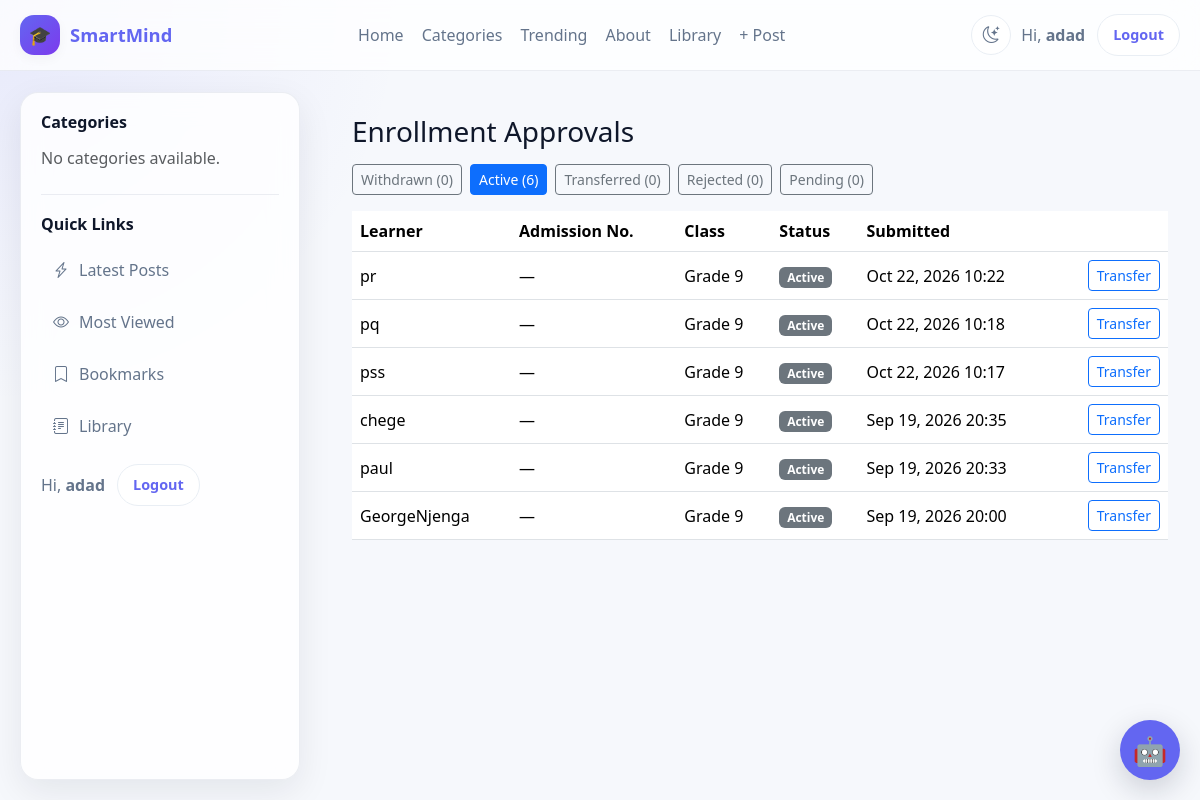
/accounts/enrollments/?status=ACTIVE (signed in), run on the app's committed database.
### accounts/models.py (models this page shows, shortened)
class User(AbstractUser):
    ROLE_CHOICES = [
        ("school_admin", "School Admin"),
        ("teacher", "Teacher"),
        ("student", "Student"),
        ("parent", "Parent"),
    ]
    role = models.CharField(
        max_length=20,
        choices=ROLE_CHOICES,
        default="student",
        db_index=True,
    )
    school = models.ForeignKey(
        "schools.School",
        on_delete=models.CASCADE,
        related_name="users",
        null=True,
        blank=True,
    )
    school_class = models.ForeignKey(
        "schools.SchoolClass",
        on_delete=models.SET_NULL,
        related_name="students",
        null=True,
        blank=True,
    )
    teacher_role = models.ForeignKey(
        "TeacherRole",
        on_delete=models.SET_NULL,
        null=True,
        blank=True,
        related_name="teachers",
    )
    admission_number = models.CharField(
        max_length=30,
        unique=True,
        blank=True,
        null=True,
        db_index=True,
    )
    employee_number = models.CharField(
        max_length=30,
        unique=True,
        blank=True,
        null=True,
        db_index=True,
    )
    tsc_number = models.CharField(
        max_length=30,
        blank=True,
        null=True,
    )
    phone_number = models.CharField(max_length=20, blank=True)
    profile_picture = models.ImageField(upload_to="profiles/", blank=True, null=True)
    date_of_birth = models.DateField(blank=True, null=True)
    is_verified = models.BooleanField(default=False)
    created_at = models.DateTimeField(default=timezone.now)
    updated_at = models.DateTimeField(auto_now=True)
    is_approved = models.BooleanField(
        default=False,
        db_index=True,
        help_text=(
            "False for teacher/parent/school_admin until a superadmin approves. "
            "Students are auto-approved in clean()."
        ),
    )
    approval_requested_at = models.DateTimeField(default=timezone.now)
    approved_by = models.ForeignKey(
        "self",
        null=True,
        blank=True,
        on_delete=models.SET_NULL,
        related_name="approved_users",
    )
    def clean(self):
        super().clean()
        if self.is_superuser:
            return
        role_changed = False
        if self.pk:
            previous = (
                type(self)
                .objects.filter(pk=self.pk)
                .values_list("role", flat=True)
                .first()
            )
            if previous is not None and previous != self.role:
                role_changed = True
        if self.role == "student":
            self.is_approved = True
            self.approved_by = None
        elif not self.pk or role_changed:
            self.is_approved = False
            self.approved_by = None
            self.approval_requested_at = timezone.now()
        if self.role == "teacher":
            if not self.employee_number:
                raise ValidationError(
                    {"employee_number": "Teachers must have an employee number."}
                )
            if not self.teacher_role:
                raise ValidationError(
                    {"teacher_role": "Teachers must have a teacher role."}
                )
        if self.role == "student" and not self.admission_number:
            raise ValidationError(
                {"admission_number": "Students must have an admission number."}
            )
        if self.role != "teacher":
            self.teacher_role = None

### assignments/models.py (models this page shows, shortened)
class Enrollment(models.Model):
    STATUS_CHOICES = [
        ("PENDING", "Pending approval"),
        ("ACTIVE", "Active"),
        ("REJECTED", "Rejected"),
        ("TRANSFERRED", "Transferred"),
        ("WITHDRAWN", "Withdrawn"),
    ]
    student = models.ForeignKey(
        "accounts.User",
        on_delete=models.CASCADE,
        related_name="enrollments",
    )
    school_class = models.ForeignKey(
        "schools.SchoolClass",
        on_delete=models.CASCADE,
        related_name="enrollments",
    )
    school = models.ForeignKey(
        "schools.School",
        on_delete=models.CASCADE,
        editable=False,
    )
    status = models.CharField(
        max_length=12,
        choices=STATUS_CHOICES,
        default="PENDING",
        db_index=True,
    )
    decided_by = models.ForeignKey(
        settings.AUTH_USER_MODEL,
        null=True,
        blank=True,
        on_delete=models.SET_NULL,
        related_name="decided_enrollments",
    )
    decided_at = models.DateTimeField(
        null=True,
        blank=True,
    )
    notes = models.TextField(blank=True)
    created_at = models.DateTimeField(default=timezone.now, editable=False)
    updated_at = models.DateTimeField(default=timezone.now, editable=False)
    class Meta:
        constraints = [
            models.UniqueConstraint(
                fields=["student", "school_class"],
                name="unique_student_class",
            )
        ]
        indexes = [
            models.Index(fields=["school", "status"]),
        ]
        ordering = ["-created_at"]

### schools/models.py (models this page shows, shortened)
class SchoolClass(models.Model):
    LEVEL_CHOICES = [
        ("pre_primary", "Pre-Primary"),
        ("lower_primary", "Lower Primary"),
        ("upper_primary", "Upper Primary"),
        ("junior_school", "Junior School"),
        ("senior_school", "Senior School"),
    ]
    school = models.ForeignKey(
        School,
        on_delete=models.CASCADE,
        related_name="classes"
    )
    name = models.CharField(max_length=50)
    level = models.CharField(
        max_length=30,
        choices=LEVEL_CHOICES
    )
    order = models.PositiveSmallIntegerField(
        default=1,
        help_text="Used to sort classes."
    )
    is_active = models.BooleanField(default=True)
    class Meta:
        unique_together = ("school", "name")
        ordering = ["order", "name"]

### accounts/views.py (the view)
@login_required
def enrollment_review_list(request):
    user = request.user
    if user.is_superuser:
        base_qs = Enrollment.objects.all()
        school = None
    else:
        admin, school = _admin_school_or_403(request)
        base_qs = Enrollment.objects.filter(school_class__school=school)
    status_filter = (request.GET.get("status") or "PENDING").upper()
    valid_statuses = {"PENDING", "ACTIVE", "REJECTED", "TRANSFERRED", "WITHDRAWN"}
    if status_filter not in valid_statuses:
        status_filter = "PENDING"
    enrollments = (
        base_qs.filter(status=status_filter)
        .select_related("student", "school_class")
        .order_by("-created_at")
    )
    counts = {s: base_qs.filter(status=s).count() for s in valid_statuses}
    return render(request, "enrollment_review_list.html", {
        "school": school,
        "enrollments": enrollments,
        "status_filter": status_filter,
        "counts": counts,
    })

### accounts/templates/enrollment_review_list.html (shortened to what this page needs)
{% extends "base.html" %}
{% block content %}
<div class="container py-4">
    <h3 class="mb-3">Enrollment Approvals</h3>
    <div class="mb-3 d-flex gap-2 flex-wrap">
        {% for s, c in counts.items %}
            <a href="?status={{ s }}"
               class="btn btn-sm {% if s == status_filter %}btn-primary{% else %}btn-outline-secondary{% endif %}">
                {{ s|title }} ({{ c }})
            </a>
        {% endfor %}
    </div>
    {% if enrollments %}
        <div class="table-responsive">
            <table class="table align-middle">
                <thead>
                    <tr>
                        <th>Learner</th>
                        <th>Admission No.</th>
                        <th>Class</th>
                        <th>Status</th>
                        <th>Submitted</th>
                        <th></th>
                    </tr>
                </thead>
                <tbody>
                    {% for e in enrollments %}
                    <tr>
                        <td>{{ e.student.get_full_name|default:e.student.username }}</td>
                        <td>{{ e.student.admission_no|default:"—" }}</td>
                        <td>{{ e.school_class.name }}</td>
                        <td><span class="badge bg-secondary">{{ e.get_status_display }}</span></td>
                        <td>{{ e.created_at|date:"M d, Y H:i" }}</td>
                        <td class="text-end">
                            <a href="{% url 'enrollment_transfer' e.id %}"
                               class="btn btn-sm btn-outline-primary">Transfer</a>
                        </td>
                    </tr>
                    {% endfor %}
                </tbody>
            </table>
        </div>
    {% else %}
        <div class="alert alert-info">No enrollments in this status.</div>
    {% endif %}
</div>
{% endblock %}

### blog/templates/base.html (shortened to what this page needs)
{% load static %}
<!DOCTYPE html>
<html lang="en" data-theme="light">
<head>
    <link href="https://cdn.jsdelivr.net/npm/bootstrap@5.3.7/dist/css/bootstrap.min.css" rel="stylesheet">
    <link rel="stylesheet" href="https://cdn.jsdelivr.net/npm/bootstrap-icons@1.11.3/font/bootstrap-icons.min.css">
    <link rel="stylesheet" href="{% static 'smartmind_ai/chatbot.css' %}">
    <link rel="stylesheet" href="{% static 'django_ckeditor_5/dist/styles.css' %}">
    <link rel="stylesheet" href="{% static 'css/comments.css' %}">
</head>
<body>
<div class="site-shell">
    <header class="site-navbar">
        <div class="nav-inner">
            <a href="{% url 'dashboard' %}" class="brand">
                <span class="brand-badge">🎓</span>
                <span>SmartMind</span>
            </a>
            <nav class="nav-links" aria-label="Main navigation">
                {% if user.is_authenticated %}
                    <a href="{% url 'dashboard' %}">Home</a>
                {% else %}
                    <a href="{% url 'blog:home' %}">Home</a>
                {% endif %}
                <a href="#">Categories</a>
                <a href="#">Trending</a>
                <a href="#">About</a>
                <a href="{% url 'library:home' %}">Library</a>
                {% if user.is_authenticated %}
                    {% if user.is_superuser or user.role == "school_admin" or user.role == "teacher" %}
                        <a href="{% url 'blog:add_post' %}">+ Post</a>
                    {% endif %}
                {% endif %}
            </nav>
            <div class="nav-actions">
                <button type="button"
                        class="theme-toggle"
                        id="themeToggle"
                        aria-label="Toggle dark mode"
                        title="Toggle light / dark theme">
                    <i class="bi bi-moon-stars icon-moon"></i>
                </button>
                <div class="user-box">
                    {% if user.is_authenticated %}
                        <span>Hi, <strong>{{ user.username }}</strong></span>
                        <form action="{% url 'logout' %}" method="post" class="m-0">
                            <button type="submit" class="btn-pill">Logout</button>
                        </form>
                    {% else %}
                        <a href="{% url 'login' %}" class="btn-pill">Login</a>
                    {% endif %}
                </div>
            </div>
        </div>
    </header>
    <div class="layout">
        <aside class="sidebar d-none d-lg-block">
            <div class="sidebar-section">
                <h3>Categories</h3>
                <div class="sidebar-links">
                    {% for category in categories %}
                        <a href="{% url 'blog:category_post' category.slug %}">
                            <i class="bi bi-folder2"></i>
                            <span>{{ category.name }}</span>
                        </a>
                    {% empty %}
                        <p class="text-muted mb-0">No categories available.</p>
                    {% endfor %}
                </div>
            </div>
            <div class="sidebar-section">
                <h3>Quick Links</h3>
                <div class="sidebar-links">
                    <a href="#"><i class="bi bi-lightning-charge"></i><span>Latest Posts</span></a>
                    <a href="#"><i class="bi bi-eye"></i><span>Most Viewed</span></a>
                    <a href="#"><i class="bi bi-bookmark"></i><span>Bookmarks</span></a>
                    <a href="{% url 'library:home' %}"><i class="bi bi-journal-text"></i><span>Library</span></a>
                </div>
                <div class="user-box mt-3">
                    {% if user.is_authenticated %}
                        <span>Hi, <strong>{{ user.username }}</strong></span>
                        <form action="{% url 'logout' %}" method="post" class="m-0">
                            <button type="submit" class="btn-pill">Logout</button>
                        </form>
                    {% else %}
                        <a href="{% url 'login' %}" class="btn-pill">Login</a>
                    {% endif %}
                </div>
            </div>
        </aside>
        <main>
            <div class="content-wrap">
                {% block content %}{% endblock %}
            </div>
        </main>
    </div>
</div>
{% include "smartmind_ai/chatbot.html" %}
</body>
</html>

### data on the page
User: username "adad"
Enrollment: status "Active", id "6", student.get_full_name "pr", student.admission_no "—", school_class.name "Grade 9", created_at "Oct 22, 2026 10:22"
Enrollment: student.get_full_name "pq", student.admission_no "—", school_class.name "Grade 9", status "Active", created_at "Oct 22, 2026 10:18"
Enrollment: student.get_full_name "pss", student.admission_no "—", school_class.name "Grade 9", status "Active", created_at "Oct 22, 2026 10:17"
Enrollment: student.get_full_name "chege", student.admission_no "—", school_class.name "Grade 9", status "Active", created_at "Sep 19, 2026 20:35"
Enrollment: student.get_full_name "paul", student.admission_no "—", school_class.name "Grade 9", status "Active", created_at "Sep 19, 2026 20:33"
Enrollment: student.get_full_name "GeorgeNjenga", student.admission_no "—", school_class.name "Grade 9", status "Active", created_at "Sep 19, 2026 20:00"

### other printed values
{{ s|title }} "Withdrawn" "Transferred" "Rejected" "Pending"
{{ c }} "0" "0" "0" "0"
